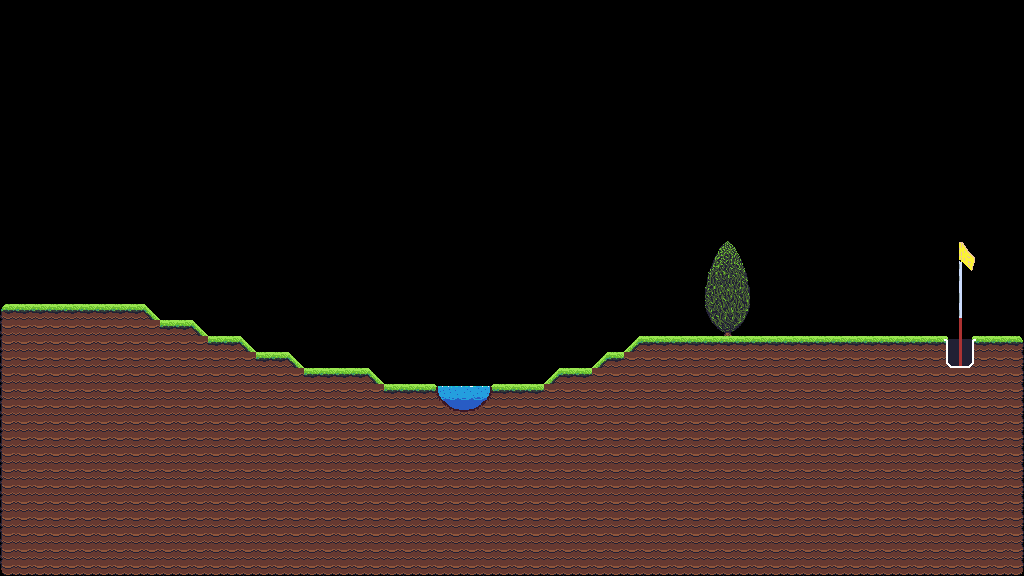

The image is a tile-based game level rendered from a .tmx file. Its description and source (layers, tilesets, objects; grid data summarised) follow:
An orthogonal 64x36 tile map with 16x16 px tiles, 1 tile layer (Level), 2 tilesets and 217 objects (139x collide, 2x finish, juniper).

<map version="1.10" tiledversion="1.11.1" orientation="orthogonal" renderorder="right-down" width="64" height="36" tilewidth="16" tileheight="16" infinite="0" nextlayerid="9" nextobjectid="9501">
 <tileset firstgid="1" name="prototype" tilewidth="16" tileheight="16" tilecount="128" columns="16">
  <image source="images/prototype.png" width="256" height="128" />
  <tile id="0" type="ground" />
  <tile id="1" type="ground" />
  <tile id="2" type="ground" />
  <tile id="3" type="ground" />
  <tile id="4" type="ground" />
 </tileset>
 <tileset firstgid="129" name="all2" tilewidth="16" tileheight="16" tilecount="210" columns="14">
  <image source="images/all2.png" width="224" height="244" />
 </tileset>
 <layer id="1" name="Level" width="64" height="36">
  <data>[2304 cells, 963 non-empty, 54 distinct tile ids]</data>
 </layer>
 <objectgroup id="8" name="Pool_Object">
  <object id="9490" x="438.875" y="396.25">
   <polygon points="0,0 13.5,13.5 35.625,14 49.375,0.75 34.625,18.375 9.125,17.75" />
  </object>
  <object id="9490" x="438.875" y="396.25">
   <polygon points="0,0 13.5,13.5 35.625,14 49.375,0.75 34.625,18.375 9.125,17.75" />
  </object>
 </objectgroup>
 <objectgroup id="7" name="Bushes_Leaf_Object">
  <object id="9348" name="juniper" x="704" y="240" width="51" height="94.5" />
 </objectgroup>
 <objectgroup id="6" name="Bushes_Object">
  <object id="9344" x="709.818" y="270.546">
   <polygon points="0,0 18,-28.7273 34,-0.181818" />
  </object>
  <object id="9345" x="709.909" y="271.647">
   <polygon points="0,0 34,-0.919192 38.9091,31.6202 -3.81818,32.1717" />
  </object>
  <object id="9346" x="705.909" y="304.553">
   <polygon points="0,0 42.8182,-0.643514 37.5455,15.5363 5.54545,15.7201" />
  </object>
  <object id="9347" x="712" y="320.916">
   <polygon points="0,0 31.0909,-0.280098 21,9.71007 11.1818,10.0835" />
  </object>
  <object id="9344" x="709.818" y="270.546">
   <polygon points="0,0 18,-28.7273 34,-0.181818" />
  </object>
  <object id="9345" x="709.909" y="271.647">
   <polygon points="0,0 34,-0.919192 38.9091,31.6202 -3.81818,32.1717" />
  </object>
  <object id="9346" x="705.909" y="304.553">
   <polygon points="0,0 42.8182,-0.643514 37.5455,15.5363 5.54545,15.7201" />
  </object>
  <object id="9347" x="712" y="320.916">
   <polygon points="0,0 31.0909,-0.280098 21,9.71007 11.1818,10.0835" />
  </object>
 </objectgroup>
 <objectgroup id="2" name="Ground_Object">
  <object id="9277" type="collide" x="1008" y="336" width="16" height="16" />
  <object id="9278" type="collide" x="0" y="304" width="16" height="16" />
  <object id="9279" type="collide" x="16" y="304" width="16" height="16" />
  <object id="9280" type="collide" x="32" y="304" width="16" height="16" />
  <object id="9281" type="collide" x="48" y="304" width="16" height="16" />
  <object id="9282" type="collide" x="64" y="304" width="16" height="16" />
  <object id="9283" type="collide" x="80" y="304" width="16" height="16" />
  <object id="9284" type="collide" x="96" y="304" width="16" height="16" />
  <object id="9285" type="collide" x="112" y="304" width="16" height="16" />
  <object id="9286" type="collide" x="128" y="304" width="16" height="16" />
  <object id="9287" type="collide" x="160" y="320" width="16" height="16" />
  <object id="9288" type="collide" x="176" y="320" width="16" height="16" />
  <object id="9289" type="collide" x="208" y="336" width="16" height="16" />
  <object id="9290" type="collide" x="224" y="336" width="16" height="16" />
  <object id="9291" type="collide" x="640" y="336" width="16" height="16" />
  <object id="9292" type="collide" x="656" y="336" width="16" height="16" />
  <object id="9293" type="collide" x="672" y="336" width="16" height="16" />
  <object id="9294" type="collide" x="688" y="336" width="16" height="16" />
  <object id="9295" type="collide" x="752" y="336" width="16" height="16" />
  <object id="9296" type="collide" x="768" y="336" width="16" height="16" />
  <object id="9297" type="collide" x="784" y="336" width="16" height="16" />
  <object id="9298" type="collide" x="800" y="336" width="16" height="16" />
  <object id="9299" type="collide" x="816" y="336" width="16" height="16" />
  <object id="9300" type="collide" x="832" y="336" width="16" height="16" />
  <object id="9301" type="collide" x="848" y="336" width="16" height="16" />
  <object id="9302" type="collide" x="864" y="336" width="16" height="16" />
  <object id="9303" type="collide" x="880" y="336" width="16" height="16" />
  <object id="9304" type="collide" x="896" y="336" width="16" height="16" />
  <object id="9305" type="collide" x="912" y="336" width="16" height="16" />
  <object id="9306" type="collide" x="928" y="336" width="16" height="16" />
  <object id="9307" type="collide" x="976" y="336" width="16" height="16" />
  <object id="9308" type="collide" x="992" y="336" width="16" height="16" />
  <object id="9309" type="collide" x="256" y="352" width="16" height="16" />
  <object id="9310" type="collide" x="272" y="352" width="16" height="16" />
  <object id="9311" type="collide" x="608" y="352" width="16" height="16" />
  <object id="9312" type="collide" x="304" y="368" width="16" height="16" />
  <object id="9313" type="collide" x="320" y="368" width="16" height="16" />
  <object id="9314" type="collide" x="336" y="368" width="16" height="16" />
  <object id="9315" type="collide" x="352" y="368" width="16" height="16" />
  <object id="9316" type="collide" x="560" y="368" width="16" height="16" />
  <object id="9317" type="collide" x="576" y="368" width="16" height="16" />
  <object id="9318" type="collide" x="384" y="384" width="16" height="16" />
  <object id="9319" type="collide" x="400" y="384" width="16" height="16" />
  <object id="9320" type="collide" x="416" y="384" width="16" height="16" />
  <object id="9321" type="collide" x="496" y="384" width="16" height="16" />
  <object id="9322" type="collide" x="512" y="384" width="16" height="16" />
  <object id="9323" type="collide" x="528" y="384" width="16" height="16" />
  <object id="9324" type="collide" x="0" y="560" width="16" height="16" />
  <object id="9325" type="collide" x="0" y="320" width="16" height="16" />
  <object id="9326" type="collide" x="0" y="336" width="16" height="16" />
  <object id="9327" type="collide" x="0" y="352" width="16" height="16" />
  <object id="9328" type="collide" x="0" y="368" width="16" height="16" />
  <object id="9329" type="collide" x="0" y="384" width="16" height="16" />
  <object id="9330" type="collide" x="0" y="400" width="16" height="16" />
  <object id="9331" type="collide" x="0" y="416" width="16" height="16" />
  <object id="9332" type="collide" x="0" y="432" width="16" height="16" />
  <object id="9333" type="collide" x="0" y="448" width="16" height="16" />
  <object id="9334" type="collide" x="0" y="464" width="16" height="16" />
  <object id="9335" type="collide" x="0" y="480" width="16" height="16" />
  <object id="9336" type="collide" x="0" y="496" width="16" height="16" />
  <object id="9337" type="collide" x="0" y="512" width="16" height="16" />
  <object id="9338" type="collide" x="0" y="528" width="16" height="16" />
  <object id="9339" type="collide" x="0" y="544" width="16" height="16" />
  <object id="9349" type="collide" x="1008" y="560" width="16" height="16" />
  <object id="9350" type="collide" x="1008" y="352" width="16" height="16" />
  <object id="9351" type="collide" x="1008" y="368" width="16" height="16" />
  <object id="9352" type="collide" x="1008" y="384" width="16" height="16" />
  </objectgroup>
 <objectgroup id="3" name="Hole_Object">
  <!-- 8 objects omitted --></objectgroup>
 <objectgroup id="5" name="Spawn_Object">
  <!-- 1 objects omitted --></objectgroup>
</map>
<!-- 139 of 217 objects omitted -->
